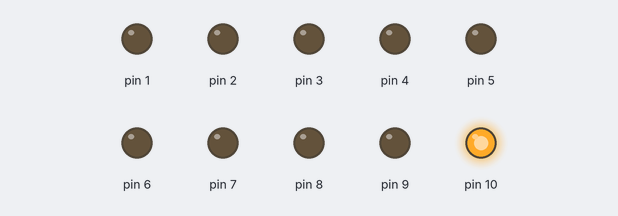
A sketch run on a simulated Arduino Uno, built with avr-gcc and run on an emulated ATmega328P. Shown: output pins drawn as LEDs (lit = HIGH).

Above: at 0.05 s.
At 1.05 s:
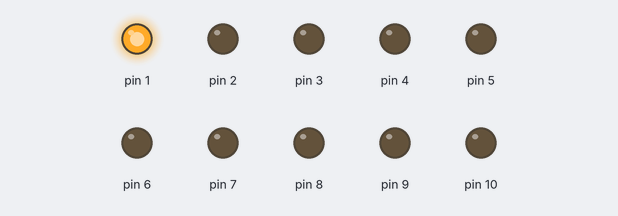
At 2.55 s:
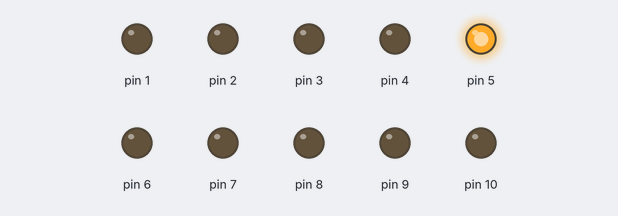
At 4.45 s:
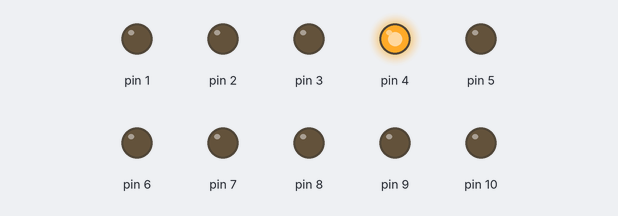
At 8.05 s:
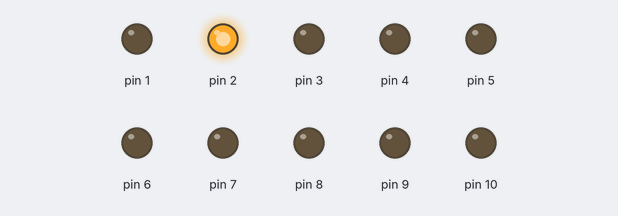
At 14.95 s:
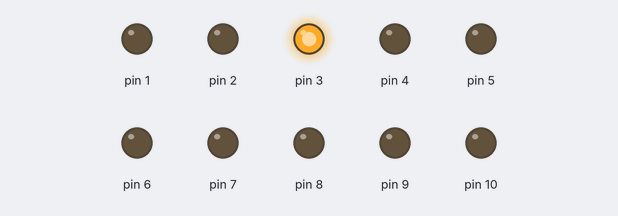
Timing chart, 0 to 15.2 s (numbered marks = the images above):
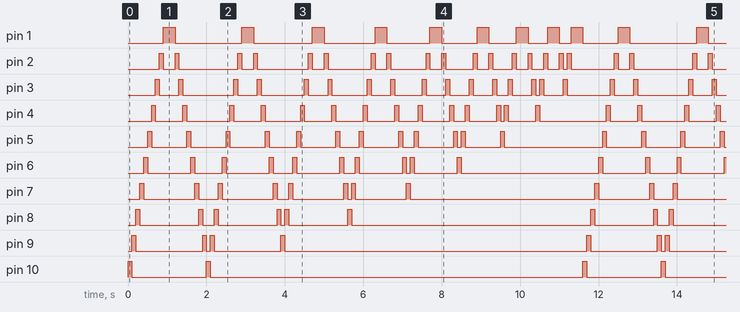

The sketch:

Ex3.ino
```cpp
void setup()
{
  for(int i = 1; i < 11;i++)
  	pinMode(i, OUTPUT);
}

void loop()
{
  int i = 10, j = 1;
  while(j < 10){
    for(i; i > 0; i--){
      digitalWrite(i, HIGH);
      delay(100);
      if(i != 1)
      	digitalWrite(i, LOW);
  	}

    for(i; i <= 10 - j; i++){
	  digitalWrite(i, HIGH);
      delay(100);
      digitalWrite(i, LOW);
 	 }
    j++;
  }

}
```

Measured:
- by itself, pin 2–5: moves between LOW and HIGH, repeating every 11.6 s
- by itself, pin 9: repeats every 11.6 s: LOW 1.7 s, HIGH 0.10 s, LOW 0.10 s, HIGH 0.10 s, LOW 1.7 s, HIGH 0.10 s, LOW 7.7 s, HIGH 0.10 s
- by itself, pin 10: repeats every 11.6 s: LOW 1.9 s, HIGH 0.10 s, LOW 9.5 s, HIGH 0.10 s
- by itself, pin 8: repeats every 11.6 s: LOW 1.5 s, HIGH 0.10 s, LOW 0.30 s, HIGH 0.10 s, LOW 1.5 s, HIGH 0.10 s, LOW 0.10 s, HIGH 0.10 s, LOW 1.5 s, HIGH 0.10 s, LOW 6.1 s, HIGH 0.10 s
- by itself, pin 7: repeats every 11.6 s: LOW 1.3 s, HIGH 0.10 s, LOW 0.50 s, HIGH 0.10 s, LOW 1.3 s, HIGH 0.10 s, LOW 0.30 s, HIGH 0.10 s, LOW 1.3 s, HIGH 0.10 s, LOW 0.10 s, HIGH 0.10 s, LOW 1.3 s, HIGH 0.10 s, LOW 4.7 s, HIGH 0.10 s
